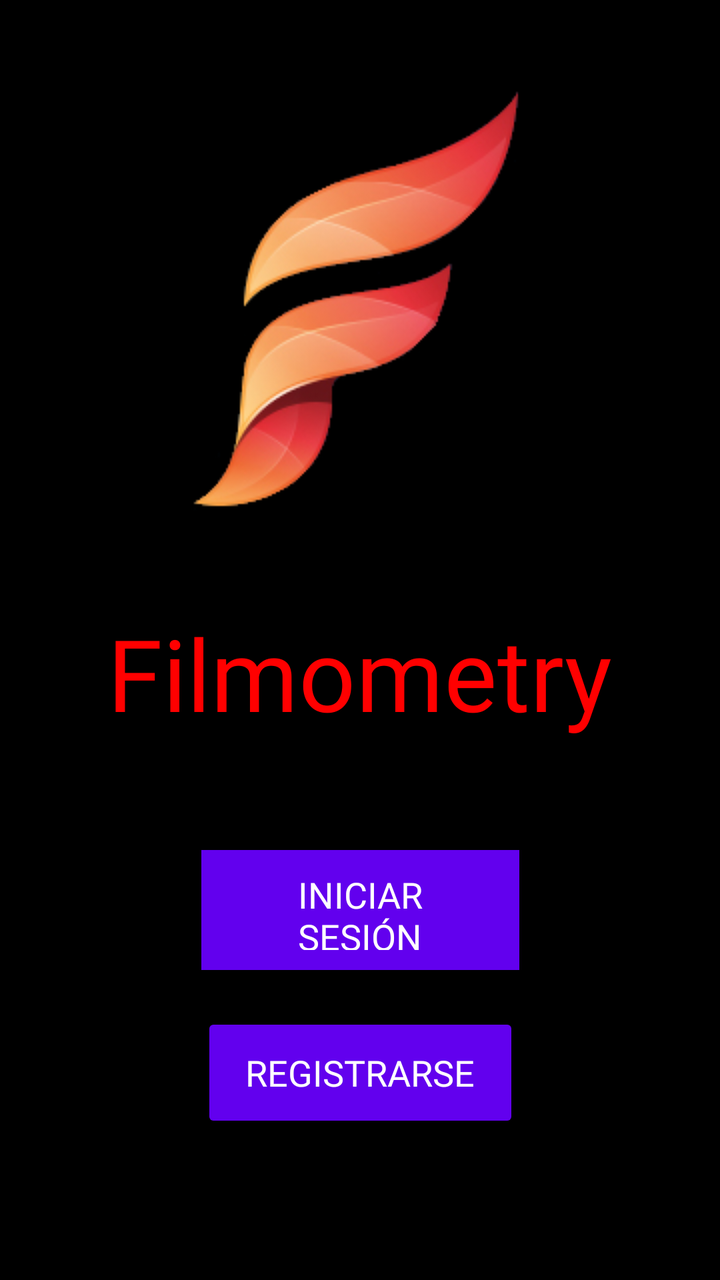
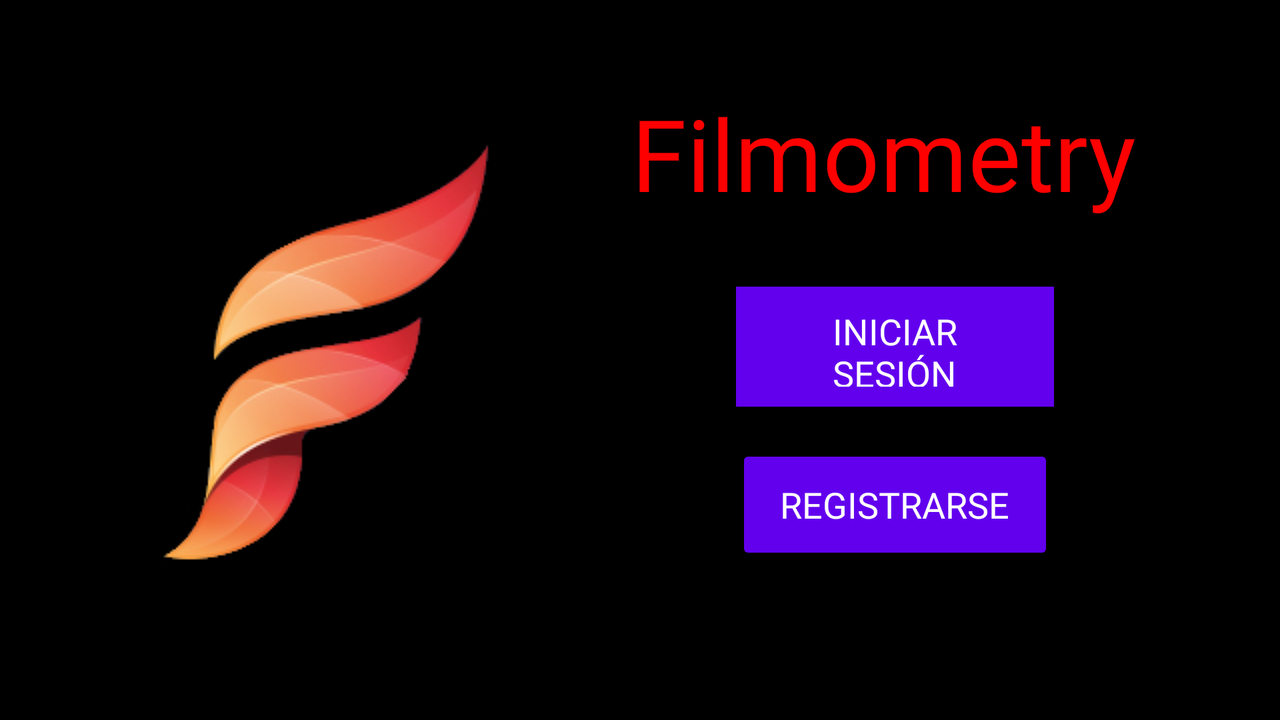

First picture: res/layout/ on a phone held upright. Second picture: the repository's own variant of that layout, on a device whose configuration matches the variant's folder. Source for both follows.
<!-- AndroidManifest.xml: application theme Theme.Entrega1_DAS -->
<!-- res/layout/activity_main.xml -->
<?xml version="1.0" encoding="utf-8"?>
<androidx.constraintlayout.widget.ConstraintLayout xmlns:android="http://schemas.android.com/apk/res/android"
    xmlns:app="http://schemas.android.com/apk/res-auto"
    xmlns:tools="http://schemas.android.com/tools"
    android:layout_width="match_parent"
    android:layout_height="match_parent"
    android:background="#000000"
    tools:context=".RegistroInicioSesion.MainActivity">

    <TextView
        android:id="@+id/tFilmometry"
        android:layout_width="266dp"
        android:layout_height="82dp"
        android:layout_marginBottom="40dp"
        android:ems="10"
        android:fontFamily="@font/contrail_one"
        android:inputType="textPersonName"
        android:text="Filmometry"
        android:textAlignment="center"
        android:textColor="#FF0000"
        android:textSize="50sp"
        app:layout_constraintBottom_toTopOf="@+id/bIS"
        app:layout_constraintEnd_toEndOf="parent"
        app:layout_constraintHorizontal_bias="0.496"
        app:layout_constraintStart_toStartOf="parent" />

    <Button
        android:id="@+id/bR"
        style="@style/Widget.AppCompat.Button.Colored"
        android:layout_width="159dp"
        android:layout_height="60dp"
        android:backgroundTint="#FF0000"
        android:fontFamily="@font/contrail_one"
        android:text="Registrarse"
        android:textSize="18sp"
        app:layout_constraintBottom_toBottomOf="parent"
        app:layout_constraintEnd_toEndOf="parent"
        app:layout_constraintStart_toStartOf="parent"
        app:layout_constraintTop_toBottomOf="@+id/bIS"
        app:layout_constraintVertical_bias="0.226" />

    <Button
        android:id="@+id/bIS"
        style="@style/Widget.AppCompat.Button.Colored"
        android:layout_width="159dp"
        android:layout_height="60dp"
        android:background="#FFFFFF"
        android:backgroundTint="#FF0000"
        android:fontFamily="@font/contrail_one"
        android:text="Iniciar Sesión"
        android:textSize="18sp"
        app:layout_constraintBottom_toBottomOf="parent"
        app:layout_constraintEnd_toEndOf="parent"
        app:layout_constraintStart_toStartOf="parent"
        app:layout_constraintTop_toTopOf="parent"
        app:layout_constraintVertical_bias="0.733" />

    <ImageView
        android:id="@+id/imageView"
        android:layout_width="wrap_content"
        android:layout_height="wrap_content"
        android:src="@drawable/logofilmometry"
        app:layout_constraintBottom_toTopOf="@+id/tFilmometry"
        app:layout_constraintEnd_toEndOf="parent"
        app:layout_constraintStart_toStartOf="parent"
        app:layout_constraintTop_toTopOf="parent"
        app:layout_constraintVertical_bias="0.565" />
</androidx.constraintlayout.widget.ConstraintLayout>
<!-- resources referenced by this layout -->
<resources>
  <!-- drawable logofilmometry: png bitmap (drawable, 31097 bytes) -->
  <style name="Theme.Entrega1_DAS" parent="Theme.MaterialComponents.DayNight.DarkActionBar">
          
          <item name="colorPrimary">@color/purple_500</item>
          <item name="colorPrimaryVariant">@color/purple_700</item>
          <item name="colorOnPrimary">@color/white</item>
          
          <item name="colorSecondary">@color/teal_200</item>
          <item name="colorSecondaryVariant">@color/teal_700</item>
          <item name="colorOnSecondary">@color/black</item>
          
          <item name="android:statusBarColor" tools:targetApi="l">?attr/colorPrimaryVariant</item>
          
      </style>
</resources>
<!-- res/layout-land/activity_main.xml (the repository's variant of the layout above) -->
<!-- drawn on the phone turned sideways -->
<?xml version="1.0" encoding="utf-8"?>
<androidx.constraintlayout.widget.ConstraintLayout xmlns:android="http://schemas.android.com/apk/res/android"
    xmlns:app="http://schemas.android.com/apk/res-auto"
    android:layout_width="match_parent"
    android:layout_height="match_parent"
    android:background="#000000"
    android:backgroundTint="#000000">

    <TextView
        android:id="@+id/tFilmometry"
        android:layout_width="266dp"
        android:layout_height="82dp"
        android:ems="10"
        android:fontFamily="@font/contrail_one"
        android:inputType="textPersonName"
        android:text="Filmometry"
        android:textAlignment="center"
        android:textColor="#FF0000"
        android:textSize="50sp"
        app:layout_constraintBottom_toBottomOf="parent"
        app:layout_constraintEnd_toEndOf="parent"
        app:layout_constraintHorizontal_bias="0.825"
        app:layout_constraintStart_toStartOf="parent"
        app:layout_constraintTop_toTopOf="parent"
        app:layout_constraintVertical_bias="0.155" />

    <Button
        android:id="@+id/bR"
        style="@style/Widget.AppCompat.Button.Colored"
        android:layout_width="159dp"
        android:layout_height="60dp"
        android:backgroundTint="#FF0000"
        android:fontFamily="@font/contrail_one"
        android:text="Registrarse"
        android:textSize="18sp"
        app:layout_constraintBottom_toBottomOf="parent"
        app:layout_constraintEnd_toEndOf="parent"
        app:layout_constraintHorizontal_bias="0.765"
        app:layout_constraintStart_toStartOf="parent"
        app:layout_constraintTop_toBottomOf="@+id/bIS"
        app:layout_constraintVertical_bias="0.198" />

    <Button
        android:id="@+id/bIS"
        style="@style/Widget.AppCompat.Button.Colored"
        android:layout_width="159dp"
        android:layout_height="60dp"
        android:background="#FFFFFF"
        android:backgroundTint="#FF0000"
        android:fontFamily="@font/contrail_one"
        android:text="Iniciar Sesión"
        android:textSize="18sp"
        app:layout_constraintBottom_toBottomOf="parent"
        app:layout_constraintEnd_toEndOf="parent"
        app:layout_constraintHorizontal_bias="0.765"
        app:layout_constraintStart_toStartOf="parent"
        app:layout_constraintTop_toBottomOf="@+id/tFilmometry"
        app:layout_constraintVertical_bias="0.105" />

    <ImageView
        android:id="@+id/imageView"
        android:layout_width="wrap_content"
        android:layout_height="wrap_content"
        android:src="@drawable/logofilmometry"
        app:layout_constraintBottom_toBottomOf="parent"
        app:layout_constraintEnd_toEndOf="parent"
        app:layout_constraintHorizontal_bias="0.126"
        app:layout_constraintStart_toStartOf="parent"
        app:layout_constraintTop_toTopOf="parent" />
</androidx.constraintlayout.widget.ConstraintLayout>
